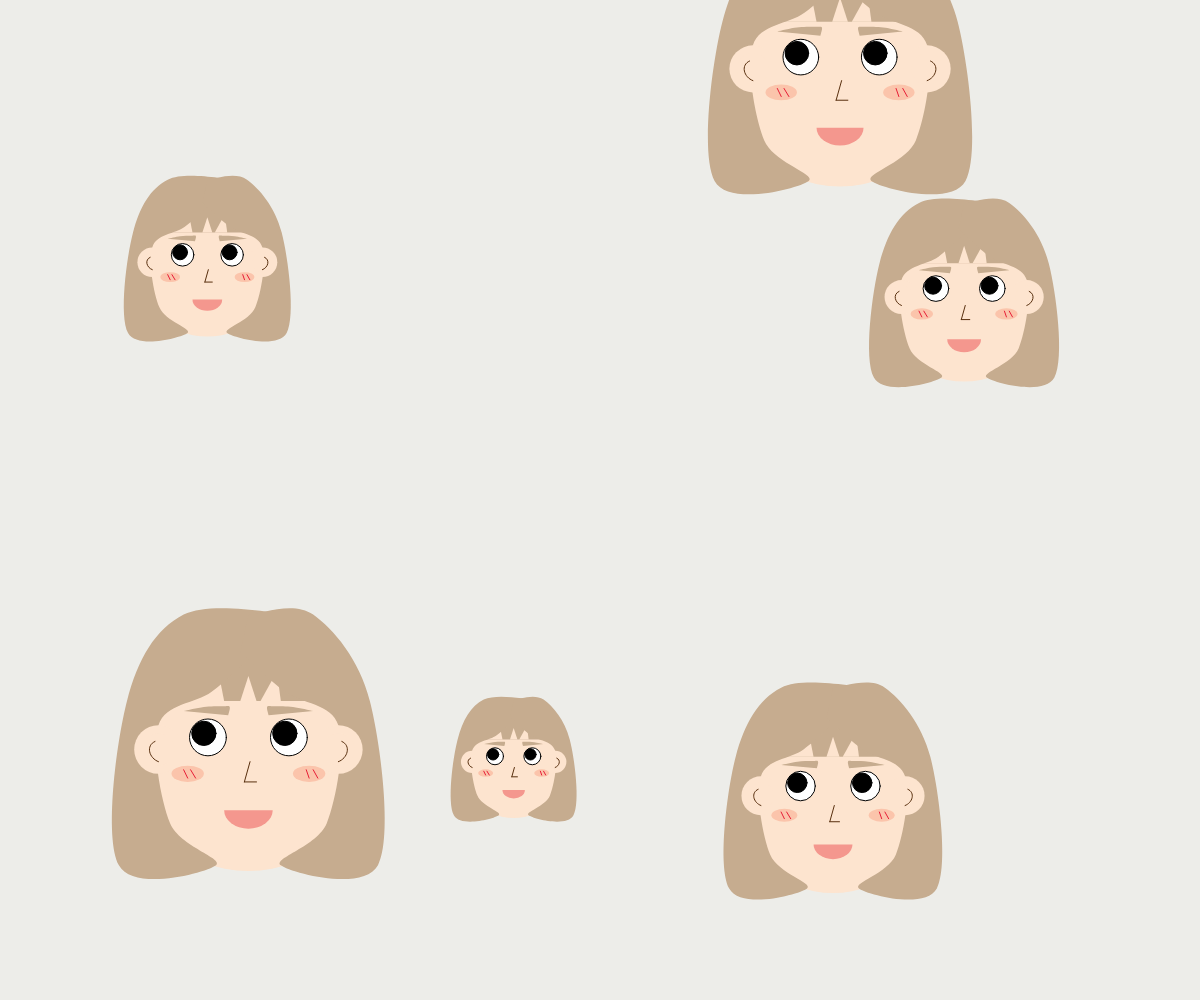
Frame 1 (no input)
Frame 60 (no input): identical to frame 1, image omitted
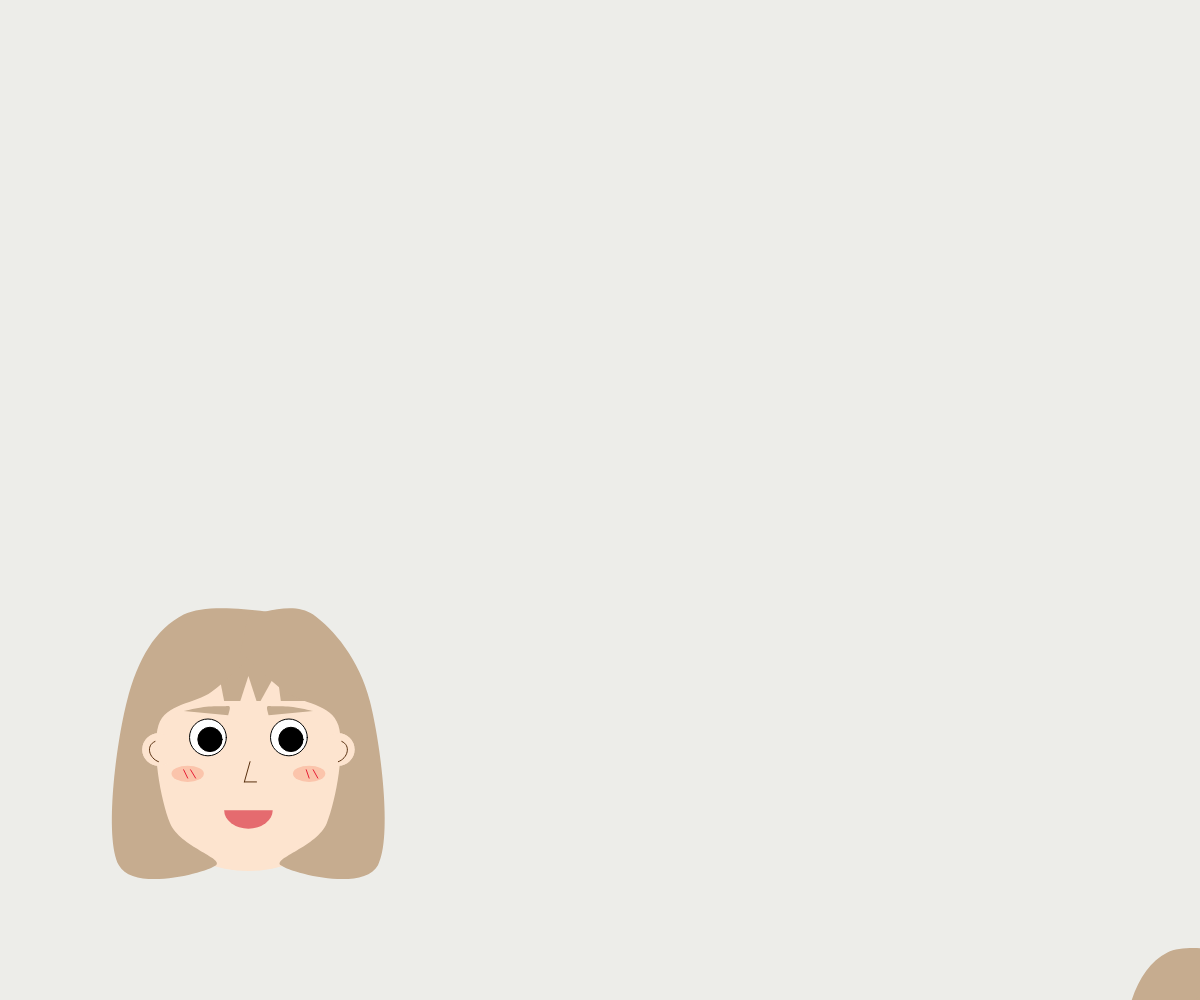
Frame 120 (the mouse pressed at the canvas centre since frame 60)

The p5.js sketch that drew these frames (run headless with seeded random() and noise() and a simulated clock; from frame 60 on, the mouse is pressed at the canvas centre):

// p5.js sketch
// ── sketch.js
var face_x = []
var face_y = []
var face_size = []
var face_num = 6 //臉的數量在這改即可
var song
var songIsplay=false//設定此變數為 假(fasle)，收到按下滑鼠把變數改為真，音樂開始播放
var amp
var vol
 

function setup() {
  createCanvas(windowWidth, windowHeight);
  angleMode(DEGREES)

  for(var i=0;i<face_num;i++){
    face_size[i]=random(100,300)//臉的大小100~300
    face_x[i]=random(0,width)
    face_y[i]=random(0,height)
  }
}

function draw() {
  background("#edede9");
  
  
  for(var j=0;j<face_num;j++){
   push() 
   var f_s = face_size[j]
   translate(face_x[j],face_y[j])

   noStroke()
   fill("#fde4cf")
   
   ellipse(0,0,f_s)//臉
   
   fill(255)
   stroke(0)
   ellipse(f_s/6,-f_s/20,f_s/6.6)//左眼睛
   ellipse(-f_s/6,-f_s/20,f_s/6.6)//右眼睛

   fill(0)
   ellipse(f_s/6+map(mouseX,0,width,-f_s/60,f_s/30),-f_s/20+map(mouseY,0,height,-f_s/60,f_s/30),f_s/10)//左眼珠
   ellipse(-f_s/6+map(mouseX,0,width,-f_s/60,f_s/30),-f_s/20+map(mouseY,0,height,-f_s/60,f_s/30),f_s/10)//右眼珠

   noStroke()
   fill("#c6ac8f")
   arc(0,-f_s/5,f_s/1.2,f_s/1.5,180,360)//瀏海
   fill("#fde4cf")
   noStroke()
   triangle(-f_s/7.5,-f_s/2.7,-f_s/10,-f_s/5,-f_s/4.2,-f_s/5)
   triangle(0,-f_s/3.3,-f_s/30,-f_s/5,f_s/30,-f_s/5)
   triangle(f_s/8.5,-f_s/3.1,f_s/20,-f_s/5,f_s/7.5,-f_s/5)
  
   fill("#c6ac8f")
   noStroke()
   beginShape()//左邊頭髮
      curveVertex(f_s/5,-f_s/1.8)
      curveVertex(f_s/5,-f_s/1.8)
      curveVertex(-f_s/3.75,-f_s/1.8)
      curveVertex(-f_s/2,-f_s/5)
      curveVertex(-f_s/1.875,f_s/2.1)
      curveVertex(-f_s/7.5,f_s/2.1)
      curveVertex(-f_s/3.1,f_s/3.3)
      curveVertex(-f_s/2.7,-f_s/10)
      curveVertex(-f_s/6.6,-f_s/4.2)
      curveVertex(f_s/30,-f_s/2.5)
      curveVertex(f_s/30,-f_s/2.5)
   endShape()

   beginShape()//右邊頭髮
      curveVertex(0,-f_s/1.8)
      curveVertex(0,-f_s/1.8)
      curveVertex(f_s/3.75,-f_s/1.8)
      curveVertex(f_s/2,-f_s/5)
      curveVertex(f_s/1.875,f_s/2.1)
      curveVertex(f_s/7.5,f_s/2.1)
      curveVertex(f_s/3.1,f_s/3.3)
      curveVertex(f_s/2.7,-f_s/10)
      curveVertex(f_s/6.6,-f_s/4.2)
      curveVertex(-f_s/30,-f_s/2.5)
      curveVertex(-f_s/30,-f_s/2.5)
   endShape()

   fill("#c6ac8f") 
   beginShape();//左邊眉毛
      curveVertex(-f_s/3.75,-f_s/6.3)
      curveVertex(-f_s/3.75,-f_s/6.3)
      curveVertex(-f_s/5.45,-f_s/5.7)
      curveVertex(-f_s/10,-f_s/5.6)
      curveVertex(-f_s/13,-f_s/5.7)
      curveVertex(-f_s/12,-f_s/7.1)
      curveVertex(-f_s/12,-f_s/7.1)
   endShape()

   fill("#c6ac8f") 
   beginShape();//右邊眉毛
      curveVertex(f_s/3.75,-f_s/6.3)
      curveVertex(f_s/3.75,-f_s/6.3)
      curveVertex(f_s/5.45,-f_s/5.7)
      curveVertex(f_s/10,-f_s/5.6)
      curveVertex(f_s/13,-f_s/5.7)
      curveVertex(f_s/12,-f_s/7.1)
      curveVertex(f_s/12,-f_s/7.1)
   endShape()
   
  fill("#fde4cf")
  ellipse(-f_s/2.7,0,f_s/7.5)//左耳
  ellipse(f_s/2.7,0,f_s/7.5)//右耳

  noFill()
  stroke("#582f0e")
  curve(f_s/6.6,f_s/20,f_s/2.7,f_s/20,f_s/2.6,-f_s/30,f_s/7.5,-f_s/20)//右耳渦
  curve(-f_s/6.6,f_s/20,-f_s/2.7,f_s/20,-f_s/2.6,-f_s/30,-f_s/7.5,-f_s/20)//左耳渦

  
  fill(255)//鼻子
  line(f_s/150,f_s/20,-f_s/60,f_s/7.5) 
  line(f_s/30,f_s/7.5,-f_s/60,f_s/7.5) 

  noStroke()//左腮紅
  fill("#fbc4ab")
  ellipse(-f_s/4,f_s/10,f_s/7.5,f_s/15)
  stroke("#e71d36")
  // strokeWeight(3)
  line(-f_s/4.6,f_s/8.5,-f_s/4.2,f_s/12)//腮紅內線
  line(-f_s/4,f_s/8.5,-f_s/3.75,f_s/12)//腮紅內線

  noStroke()//右腮紅
  fill("#fbc4ab")
  ellipse(f_s/4,f_s/10,f_s/7.5,f_s/15)
  stroke("#e71d36")
  // strokeWeight(3)
  line(f_s/3.5,f_s/8.5,f_s/3.75,f_s/12)//腮紅內線
  line(f_s/4,f_s/8.5,f_s/4.2,f_s/12)//腮紅內線

  if(mouseIsPressed)//如果按下滑鼠會
    {
      fill("#e56b6f")
      noStroke()
      arc(0,f_s/4,f_s/5,f_s/6.6,0,180)//嘴巴
    }
    else//否則
    {
      fill("#f4978e")
      noStroke()
      arc(0,f_s/4,f_s/5,f_s/6.6,0,180)//嘴巴弧度 上 arc弧度，全嘴唇，pi角度
    }

    if(mouseIsPressed)//如果按下滑鼠會
    {
      fill("#fde4cf")
      noStroke()
      ellipse(f_s/2.7,0,f_s/7.5)//右耳
      ellipse(-f_s/2.7,0,f_s/7.5)//左耳
      stroke("#582f0e");
      curve(f_s/6.6,f_s/20,f_s/2.7,f_s/20,f_s/2.6,-f_s/30,f_s/7.5,-f_s/20);//右耳渦
      curve(-f_s/6.6,f_s/20,-f_s/2.7,f_s/20,-f_s/2.6,-f_s/30,-f_s/7.5,-f_s/20);//左耳渦
    }
    else//否則
    {
      fill("#fde4cf")
      noStroke()
      ellipse(f_s/2.7,0,f_s/5)//右耳
      ellipse(-f_s/2.7,0,f_s/5)//左耳
      stroke("#582f0e");
      // strokeWeight(2)
      // curve(f_s/6.6,f_s/20,f_s/2.7,f_s/20,f_s/2.6,-f_s/30,f_s/7.5,-f_s/20);//右耳渦
      // curve(-f_s/6.6,f_s/20,-f_s/2.7,f_s/20,-f_s/2.6,-f_s/30,-f_s/7.5,-f_s/20);//左耳渦
      
      if(!songIsplay){
        fill("#fde4cf")
        noStroke()
        ellipse(f_s/2.7,0,f_s/7.5)//右耳
        ellipse(-f_s/2.7,0,f_s/7.5)//左耳
        stroke("#582f0e");
        curve(f_s/6.6,f_s/20,f_s/2.7,f_s/20,f_s/2.6,-f_s/30,f_s/7.5,-f_s/20);//右耳渦
        curve(-f_s/6.6,f_s/20,-f_s/2.7,f_s/20,-f_s/2.6,-f_s/30,-f_s/7.5,-f_s/20);//左耳渦
         //沒有播放
      }
      else{
      vol = amp.getLevel() //取得聲音值(值為0~1之間)
      // console.log(vol)//顯示網頁中console 數字
      fill("#fde4cf")
      noStroke()
      ellipse(f_s/2.7,0,f_s/5)//右耳
      ellipse(-110,0,f_s/2.7,0,f_s/5)//左耳
      noFill();
      // curve(f_s/6.6,f_s/20,f_s/2.7,f_s/20,f_s/2.6,-f_s/30,f_s/7.5,-f_s/10);//右耳渦
      // curve(-f_s/6.6,f_s/20,-f_s/2.7,f_s/20,-f_s/2.6,-f_s/30,-f_s/7.5,-f_s/10);//左耳渦
    }
    noFill()
    pop()
    }
    }
  }
